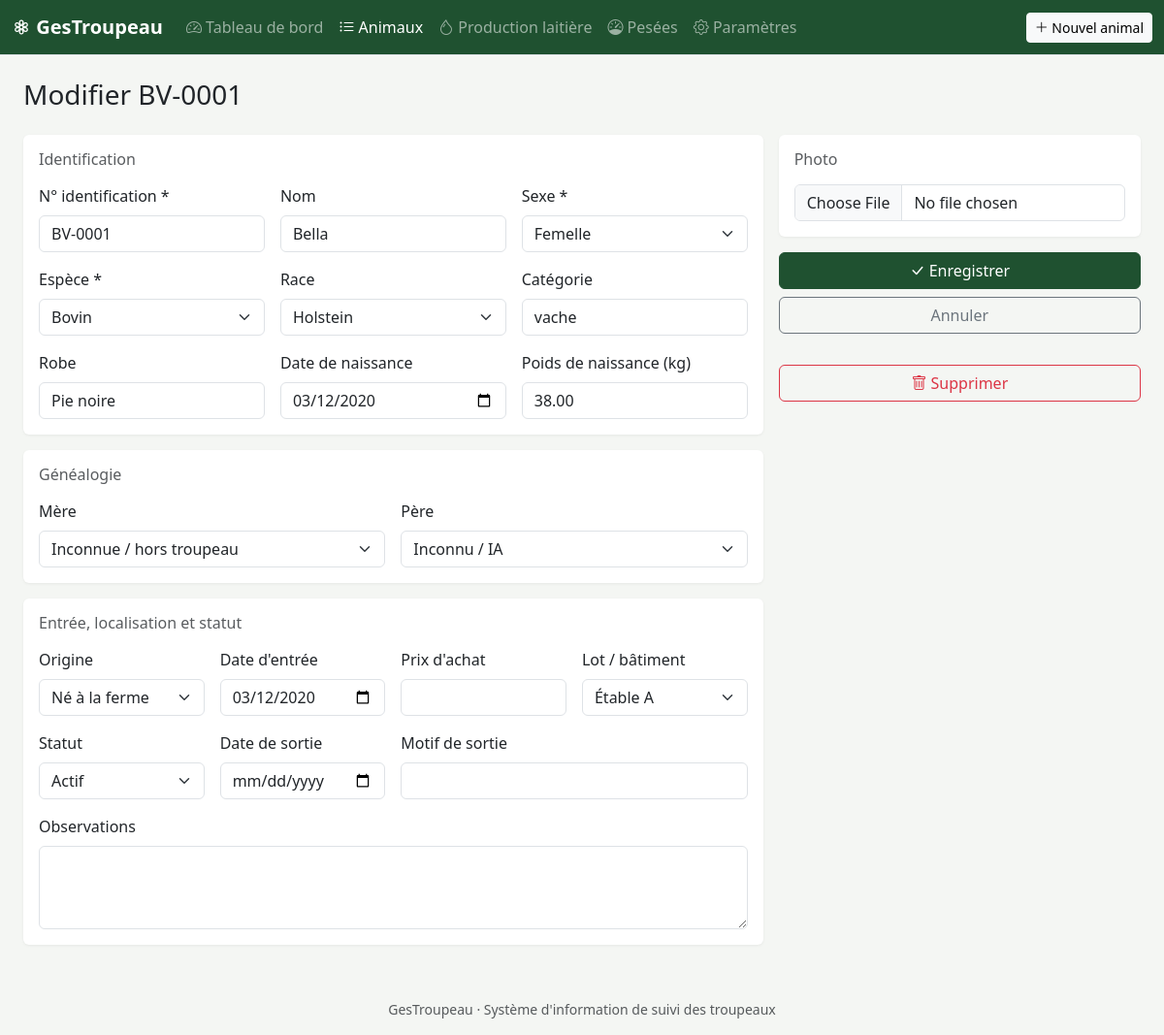
The app's page /animal_form.php?id=1 with its own data.
### tables this page shows
CREATE TABLE animaux (
  id                    INT AUTO_INCREMENT PRIMARY KEY,
  numero_identification VARCHAR(30) NOT NULL UNIQUE COMMENT 'Boucle / puce / tatouage',
  nom                   VARCHAR(60) NULL,
  espece_id             INT NOT NULL,
  race_id               INT NULL,
  sexe                  ENUM('M','F') NOT NULL,
  categorie             VARCHAR(30) NULL COMMENT 'veau, génisse, vache, taureau, agneau, brebis…',
  robe                  VARCHAR(60) NULL,
  date_naissance        DATE NULL,
  poids_naissance       DECIMAL(6,2) NULL,
  mere_id               INT NULL,
  pere_id               INT NULL,
  origine               ENUM('naissance','achat') NOT NULL DEFAULT 'naissance',
  date_entree           DATE NULL,
  prix_achat            DECIMAL(10,2) NULL,
  lot_id                INT NULL,
  statut                ENUM('actif','vendu','mort','reforme') NOT NULL DEFAULT 'actif',
  date_sortie           DATE NULL,
  motif_sortie          VARCHAR(255) NULL,
  photo                 VARCHAR(255) NULL,
  observations          TEXT NULL,
  created_at            TIMESTAMP DEFAULT CURRENT_TIMESTAMP,
  updated_at            TIMESTAMP DEFAULT CURRENT_TIMESTAMP ON UPDATE CURRENT_TIMESTAMP,
  KEY idx_statut (statut),
  CONSTRAINT fk_animal_espece FOREIGN KEY (espece_id) REFERENCES especes(id),
  CONSTRAINT fk_animal_race   FOREIGN KEY (race_id)   REFERENCES races(id)   ON DELETE SET NULL,
  CONSTRAINT fk_animal_lot    FOREIGN KEY (lot_id)    REFERENCES lots(id)    ON DELETE SET NULL,
  CONSTRAINT fk_animal_mere   FOREIGN KEY (mere_id)   REFERENCES animaux(id) ON DELETE SET NULL,
  CONSTRAINT fk_animal_pere   FOREIGN KEY (pere_id)   REFERENCES animaux(id) ON DELETE SET NULL
);

### includes/functions.php (called while the page is built, shortened)
<?php
function e($v): string { return htmlspecialchars((string)($v ?? ''), ENT_QUOTES, 'UTF-8'); }
function especes(PDO $pdo): array { return $pdo->query('SELECT * FROM especes ORDER BY nom')->fetchAll(); }
function races(PDO $pdo): array   { return $pdo->query('SELECT r.*, e.nom espece FROM races r JOIN especes e ON e.id=r.espece_id ORDER BY e.nom, r.nom')->fetchAll(); }
function lots(PDO $pdo): array    { return $pdo->query('SELECT * FROM lots ORDER BY nom')->fetchAll(); }

### animal_form.php (the view, shortened to what this page needs)
<?php
require 'includes/functions.php';
$id = (int)($_GET['id'] ?? 0);
$a  = ['espece_id' => 1, 'sexe' => 'F', 'origine' => 'naissance', 'statut' => 'actif', 'date_entree' => date('Y-m-d')];
if ($id) {
    $st = $pdo->prepare('SELECT * FROM animaux WHERE id=?'); $st->execute([$id]);
    $a = $st->fetch() ?: redirect('animaux.php');
}
$titre = $id ? 'Modifier ' . $a['numero_identification'] : 'Nouvel animal';
$sel = fn($v, $x) => (string)$v === (string)$x ? 'selected' : '';
require 'includes/header.php';
?>
<h1 class="h3 mb-4"><?= e($titre) ?></h1>
<form method="post" enctype="multipart/form-data">
<div class="row g-3">
  <div class="col-lg-8">
    <div class="card p-3 mb-3">
      <h2 class="h6 text-muted mb-3">Identification</h2>
      <div class="row g-3">
        <div class="col-md-4"><label class="form-label">N° identification *</label><input name="numero_identification" class="form-control" required value="<?= e($a['numero_identification'] ?? '') ?>" placeholder="Boucle, puce…"></div>
        <div class="col-md-4"><label class="form-label">Nom</label><input name="nom" class="form-control" value="<?= e($a['nom'] ?? '') ?>"></div>
        <div class="col-md-4"><label class="form-label">Sexe *</label><select name="sexe" class="form-select"><option value="F" <?= $sel($a['sexe'],'F') ?>>Femelle</option><option value="M" <?= $sel($a['sexe'],'M') ?>>Mâle</option></select></div>
        <div class="col-md-4"><label class="form-label">Espèce *</label><select name="espece_id" id="espece" class="form-select">
          <?php foreach (especes($pdo) as $x): ?><option value="<?= $x['id'] ?>" <?= $sel($a['espece_id'],$x['id']) ?>><?= e($x['nom']) ?></option><?php endforeach; ?></select></div>
        <div class="col-md-4"><label class="form-label">Race</label><select name="race_id" id="race" class="form-select"><option value="">—</option>
          <?php foreach (races($pdo) as $x): ?><option value="<?= $x['id'] ?>" data-espece="<?= $x['espece_id'] ?>" <?= $sel($a['race_id'] ?? '',$x['id']) ?>><?= e($x['nom']) ?></option><?php endforeach; ?></select></div>
        <div class="col-md-4"><label class="form-label">Catégorie</label><input name="categorie" class="form-control" list="cats" value="<?= e($a['categorie'] ?? '') ?>">
          <datalist id="cats"><?php foreach (['veau','velle','génisse','vache','taurillon','taureau','agneau','agnelle','brebis','bélier','chevreau','chèvre','bouc'] as $c) echo "<option value=\"$c\">"; ?></datalist></div>
        <div class="col-md-4"><label class="form-label">Robe</label><input name="robe" class="form-control" value="<?= e($a['robe'] ?? '') ?>"></div>
        <div class="col-md-4"><label class="form-label">Date de naissance</label><input type="date" name="date_naissance" class="form-control" value="<?= e($a['date_naissance'] ?? '') ?>"></div>
        <div class="col-md-4"><label class="form-label">Poids de naissance (kg)</label><input type="number" step="0.1" min="0" name="poids_naissance" class="form-control" value="<?= e($a['poids_naissance'] ?? '') ?>"></div>
      </div>
    </div>
    <div class="card p-3 mb-3">
      <h2 class="h6 text-muted mb-3">Généalogie</h2>
      <div class="row g-3">
        <div class="col-md-6"><label class="form-label">Mère</label><select name="mere_id" class="form-select parent" data-sexe="F"><option value="">Inconnue / hors troupeau</option>
          </select></div>
        <div class="col-md-6"><label class="form-label">Père</label><select name="pere_id" class="form-select parent"><option value="">Inconnu / IA</option>
          </select></div>
      </div>
    </div>
    <div class="card p-3 mb-3">
      <h2 class="h6 text-muted mb-3">Entrée, localisation et statut</h2>
      <div class="row g-3">
        <div class="col-md-3"><label class="form-label">Origine</label><select name="origine" class="form-select"><option value="naissance" <?= $sel($a['origine'],'naissance') ?>>Né à la ferme</option><option value="achat" <?= $sel($a['origine'],'achat') ?>>Acheté</option></select></div>
        <div class="col-md-3"><label class="form-label">Date d'entrée</label><input type="date" name="date_entree" class="form-control" value="<?= e($a['date_entree'] ?? '') ?>"></div>
        <div class="col-md-3"><label class="form-label">Prix d'achat</label><input type="number" step="0.01" min="0" name="prix_achat" class="form-control" value="<?= e($a['prix_achat'] ?? '') ?>"></div>
        <div class="col-md-3"><label class="form-label">Lot / bâtiment</label><select name="lot_id" class="form-select"><option value="">—</option>
          <?php foreach (lots($pdo) as $x): ?><option value="<?= $x['id'] ?>" <?= $sel($a['lot_id'] ?? '',$x['id']) ?>><?= e($x['nom']) ?></option><?php endforeach; ?></select></div>
        <div class="col-md-3"><label class="form-label">Statut</label><select name="statut" class="form-select">
          <?php foreach (STATUTS as $k => [$l]): ?><option value="<?= $k ?>" <?= $sel($a['statut'],$k) ?>><?= $l ?></option><?php endforeach; ?></select></div>
        <div class="col-md-3"><label class="form-label">Date de sortie</label><input type="date" name="date_sortie" class="form-control" value="<?= e($a['date_sortie'] ?? '') ?>"></div>
        <div class="col-md-6"><label class="form-label">Motif de sortie</label><input name="motif_sortie" class="form-control" value="<?= e($a['motif_sortie'] ?? '') ?>"></div>
        <div class="col-12"><label class="form-label">Observations</label><textarea name="observations" rows="3" class="form-control"><?= e($a['observations'] ?? '') ?></textarea></div>
      </div>
    </div>
  </div>
  <div class="col-lg-4">
    <div class="card p-3 mb-3 text-center">
      <h2 class="h6 text-muted mb-3 text-start">Photo</h2>
      <input type="file" name="photo" accept="image/*" class="form-control">
    </div>
    <div class="d-grid gap-2">
      <button class="btn btn-primary"><i class="bi bi-check-lg"></i> Enregistrer</button>
      <a href="<?= $id ? 'animal.php?id=' . $id : 'animaux.php' ?>" class="btn btn-outline-secondary">Annuler</a>
      <?php if ($id): ?><button name="supprimer" value="1" class="btn btn-outline-danger mt-4" formnovalidate onclick="return confirm('Supprimer définitivement cet animal et tout son historique ? Préférez le statut « Vendu » ou « Mort » pour garder la traçabilité.')"><i class="bi bi-trash"></i> Supprimer</button><?php endif; ?>
    </div>
  </div>
</div>
</form>
<?php
require 'includes/footer.php';

### assets/style.css (style rules this page uses)
:root { --bs-primary: #1f5130; --bs-primary-rgb: 31, 81, 48; }
body { background: #f4f6f3; }
.btn-primary { --bs-btn-bg: #1f5130; --bs-btn-border-color: #1f5130; --bs-btn-hover-bg: #173d24; --bs-btn-hover-border-color: #173d24; }
.card { border: 0; box-shadow: 0 1px 3px rgba(0,0,0,.06); }

### records on screen
animaux: numero_identification "Modifier BV-0001", numero_identification "BV-0001", nom "Bella", categorie "vache", robe "Pie noire", date_naissance "03/12/2020", poids_naissance "38.00", date_entree "03/12/2020"

### other values on screen
APP_NAME "GesTroupeau"
form field espece_id "Bovin"
form field race_id "Holstein"
form field lot_id "Étable A"
form field statut "Actif"
